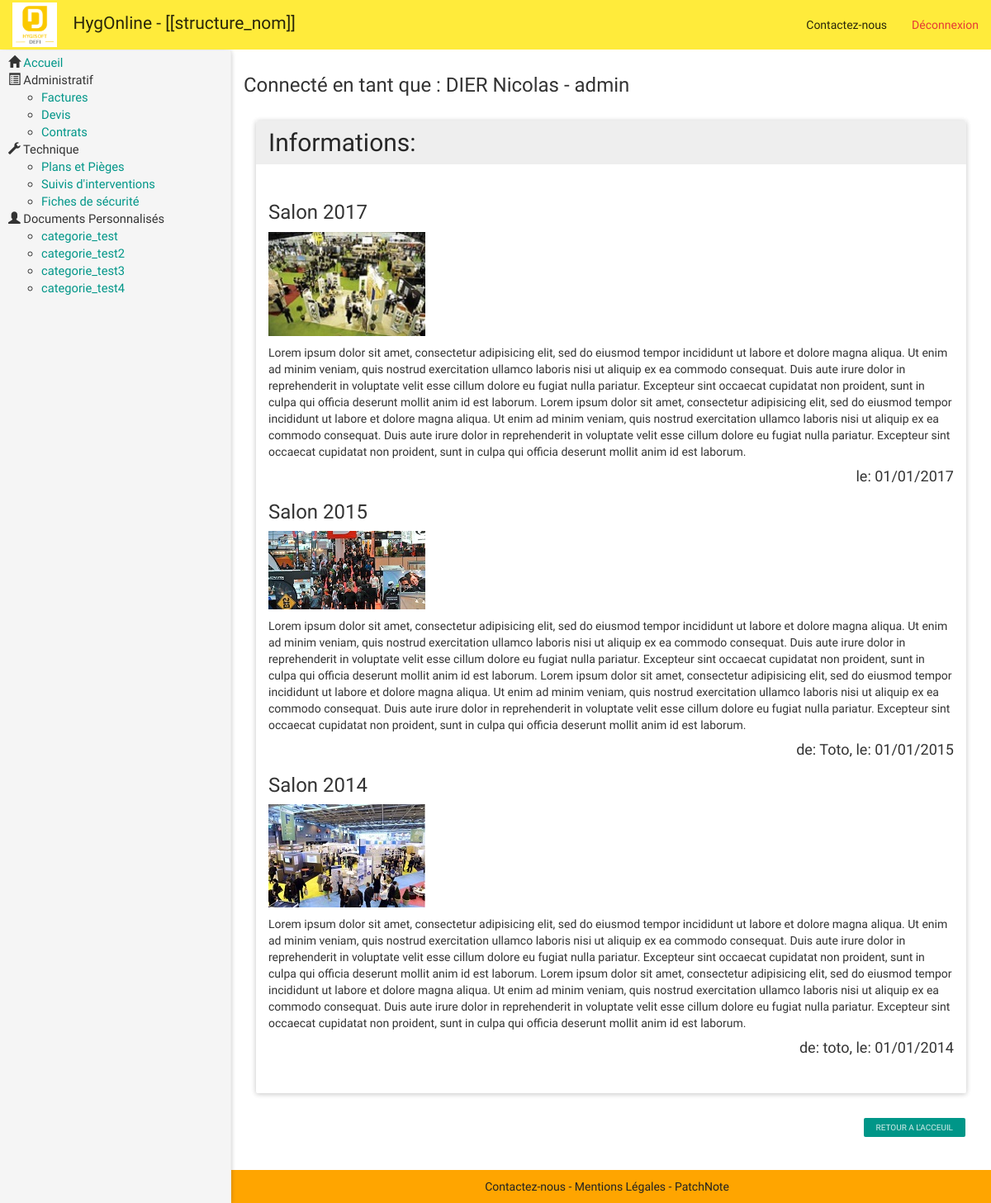
Screenshot of /hygonline_v2/public/index.php?page=info (signed in) with the database file from the repository.
### tables this page shows
CREATE TABLE `categories_perso` (
  `id_categ` int(11) NOT NULL,
  `libelle` varchar(100) NOT NULL,
  `html_header` text NOT NULL,
  `html_footer` text NOT NULL
);

CREATE TABLE `news` (
  `id_new` int(11) NOT NULL,
  `date_new` date NOT NULL,
  `titre` varchar(150) DEFAULT NULL,
  `texte` text,
  `auteur` varchar(100) DEFAULT NULL,
  `image` varchar(300) DEFAULT NULL,
  `est_affichee` int(11) NOT NULL
);

### hygonline_v2/src/requete_sql.php (called while the page is built, shortened)
<?php
	function get_db(){
		if(APPLICATION_ENV == 'production') {
			$db = new PDO('mysql:host=localhost;dbname=hyg_dev2', 'hyg_dev', 'XRcD3]+b438q_Dc');
		} else {
			$db = new PDO('mysql:host=localhost;dbname=hyg_dev2', 'root', '');
		}
		return $db;
}
function get_Categories_Perso(){
	$db = get_db();
	$sql = "SELECT * FROM categories_perso";
	$stmt = $db->prepare($sql);
	$stmt->execute();
	$data = $stmt->fetchAll(PDO::FETCH_ASSOC);
	return $data;
}
function get_news($limit = null){
	$db = get_db();
	$sql = "SELECT titre, date_new, texte, auteur, image, est_affichee,
			DATE_FORMAT(`date_new`, '%d/%m/%Y') AS `disp_date`
			FROM news
			WHERE est_affichee = 1
			ORDER BY date_new DESC";
	$stmt = $db->prepare($sql);
	$stmt->execute();
	$data = $stmt->fetchAll(PDO::FETCH_ASSOC);
	return $data;
}
?>

### hygonline_v2/src/full-news.php (the view, shortened to what this page needs)
<div class="col-md-12">
    <div class="panel panel-default" id="tab2">
        <h2 class="panel-heading">Informations:</h2>
        <div class="panel-body">
        <?php $full_new = get_news(); ?>
        <?php foreach ($full_new as $key => $value) :?>
             <h3><?php echo $value['titre']; ?></h3>
                        <img style="margin-bottom: 10px; margin-left: auto;" src="<?php echo $value['image']; ?>" >
                        <p> <?php echo $value['texte']; ?> </p>
                        <h4 class="Tright"><?php if($value['auteur']){echo "de: " . $value['auteur'] . ", ";} echo "le: " . $value['disp_date'];?></h4>
                    <?php endforeach; ?>
          <div class="clearfix">&nbsp;</div>
          </div>
    </div>
    <a href='index.php' class="btn btn-xs btn-primary Fright">Retour a l'acceuil</a>
    <div class="clearfix">&nbsp;</div>
    <div class="clearfix">&nbsp;</div>
</div>

### hygonline_v2/public/index.php (shortened to what this page needs)
<?php
	include(APPLICATION_PATH . '/requete_sql.php');
?>
<!DOCTYPE html>
<html>
<head>
<?php include(APPLICATION_PATH . '/block/head.php'); ?>
</head>
<body style="background-color: #fff !important;">
	<?php include(APPLICATION_PATH . '/block/navbar.php');?>
	<div id="wrapper" class="toggled">
		<?php include(APPLICATION_PATH .'/block/sidebar.php'); ?>
		<div id="page-content-wrapper">
			<div class="container-fluid xyz">
				<h3>Connecté en tant que : <?php echo $_SESSION['user']['nom'] . " - " . $_SESSION['user']['role']; ?></h3>
			<?php
				$page = '';
				if(isset($_GET['page'])) {
					$page = $_GET['page'];
				}
				switch($page){
					case 'info':
						include(APPLICATION_PATH . '/full-news.php');
						break;
				}
			?>
				</div>
			</div>
	</div>
		<footer style="position: fixed; left: 270px; bottom: 0px; right: 0; padding: 0px 0 !important; background-color: orange; text-align: center; color: #222;">
			<p style="margin-top: 10px;">
				<a href="./index.php?page=contact" style="color: #222;">Contactez-nous</a>
				 -
				<a href="./index.php?page=maintenance" style="color: #222;">Mentions Légales</a>
				-
				<a href="./index.php?page=maintenance" style="color: #222;">PatchNote</a>
			</p>
		</footer>
</body>
</html>

### hygonline_v2/src/block/head.php (shortened to what this page needs)
<link rel="stylesheet" href="https://maxcdn.bootstrapcdn.com/bootstrap/3.3.5/css/bootstrap.min.css">
<link rel="stylesheet" href="<?php echo ASSETS_URL; ?>/css/material.min.css">
<link rel="stylesheet" href="<?php echo ASSETS_URL; ?>/css/roboto.min.css">
<link rel="stylesheet" href="<?php echo ASSETS_URL; ?>/css/styles.css">
<link rel="stylesheet" href="<?php echo ASSETS_URL; ?>/plugins/tablesorter/themes/theme.bootstrap_3.css">

### hygonline_v2/src/block/navbar.php
<nav class="navbar navbar-material-yellow navbar-fixed-top">
	<div class="container-fluid">
    	<div class="navbar-brand">
	        <img class="navbar-brand-img" src="<?php echo ASSETS_URL; ?>/img/logo.png" style="background-color: white;">
	        <a id="menu-toggle" class="navbar-brand-text" href="#">
		        <span class="hidden-xs" style="font-size: 150%;">
		        	<?php $nom_entreprise = "[[structure_nom]]"; ?>
			         HygOnline - <?php echo $nom_entreprise; ?>
		        </span>
	        </a>
	    </div>
	    <div id="navbar" class="collapse navbar-collapse navbar-responsive-collapse">
		    <ul class="nav navbar-nav navbar-right">
		    	<li>
		    		<a href="index.php?page=contact">Contactez-nous</a>
		    	</li>
		    	<li>
		    		<a href="deconnexion.php" class="danger">Déconnexion</a>
		    	</li>
		    </ul>
		</div>
	</div>
</nav>

### hygonline_v2/src/block/sidebar.php
<div id="sidebar-wrapper">
	<ul style="font-size: 105%;" class="nav sidebar-nav">
		<li>
			<span class='glyphicon glyphicon-home'></span>
			<span><a href='index.php' class='title'>Accueil</a></span>
		</li>
		<?php if ($_SESSION['user']['role']== "admin" || $_SESSION['user']['role'] == "comptable"): ?>
			<li>
				<span class="glyphicon glyphicon-list-alt"></span>
				<span class="title">Administratif</span>
			</li>
			<ul>
				<li><a href='index.php?page=fichier&categ=facture'>Factures</a></li>
				<li><a href='index.php?page=fichier&categ=devis'>Devis</a></li>
				<li><a href='index.php?page=fichier&categ=contrat'>Contrats</a></li>
			</ul>
		<?php endif; ?>
		<?php if ($_SESSION['user']['role'] == "admin" || $_SESSION['user']['role'] == "technicien"): ?>
			<li>
				 <span class='glyphicon glyphicon-wrench'></span>
				 <span class='title'>Technique</span>
			 </li>
			<ul>
				<li><a href='index.php?page=fichier&categ=plan'>Plans et Pièges</a></li>
				<li><a href='index.php?page=fichier&categ=interv'>Suivis d'interventions</a></li>
				<li><a href='index.php?page=fichier&categ=fiche'>Fiches de sécurité</a></li>
			</ul>
		<?php endif; ?>
		<li>
			<span class='glyphicon glyphicon-user'></span>
			<span class='title'>Documents Personnalisés</span>
		</li>
		<ul>
			<?php $perso = get_Categories_Perso() ?>
			<?php foreach ($perso as $indice => $categorie) :?>
				<li><a href="index.php?page=perso&id=<?php echo $categorie['id_categ']; ?>"> <?php echo $categorie['libelle']; ?> </a></li>
			<?php endforeach; ?>
		</ul>
	</ul>
</div>

### hygonline_v2/public/assets/css/styles.css (style rules this page uses)
body { padding-top: 60px; }
.navbar-fixed-top { border: 0; }
#wrapper { padding-left: 0; -webkit-transition: all 0.5s ease; -moz-transition: all 0.5s ease; -o-transition: all 0.5s ease; transition: all 0.5s ease; overflow: hidden; }
#wrapper.toggled { padding-left:280px; overflow: auto; }
#sidebar-wrapper { position: fixed; top: 61px; bottom: 0; display: block; z-index: 1000; left: 300px; margin-left: -300px; width: 0px; overflow-y: auto; overflow-x: hidden; background-color: #f5f5f5; border-right: 1px solid #eee; -webkit-transition: all 0.4s ease; -moz-transition: all 0.4s ease; -o-transition: all 0.4s ease; transition: all 0.4s ease; box-shadow: 0 1px 6px 0 rgba(0,0,0,.12),0 1px 6px 0 rgba(0,0,0,.12); }
#wrapper.toggled #sidebar-wrapper { width: 280px; padding: 5px 20px 20px 30px; }
#page-content-wrapper { position: relative; padding: 10px 0; width: 100%; }
.xyz { min-width: 360px; }
#wrapper h3 { min-width: 200px; }
.sidebar-nav { width:300px; margin-right: -21px; margin-bottom: 20px; margin-left: -20px; }
.sidebar-nav:last-child { margin-bottom: 0px; }
.navbar-brand { padding: 3px 15px; }
.navbar-brand .navbar-brand-img { max-width: 54px; display: inline-block; }
.navbar-brand .navbar-brand-text { margin-left: 15px; display: inline-block; color: inherit; text-decoration: none; font-size: 14px }
.danger { color: #e53935 !important; }
.Tright { text-align: right; }
.Fright { float: right; }

### rows the page displays
categories_perso: libelle "categorie_test"
categories_perso: libelle "categorie_test2"
categories_perso: libelle "categorie_test3"
categories_perso: libelle "categorie_test4"
news: titre "Salon 2017", image (picture), texte "Lorem ipsum dolor sit amet, consectetur adipisicing elit, sed do eiusmod tempor incididunt ut labore et dolore magna aliqua. Ut enim ad minim veniam, quis nostrud exercitation ullamco laboris nisi ut aliquip ex ea commodo consequat. Duis aute irure dolor in reprehenderit in voluptate velit esse cillum dolore eu fugiat nulla pariatur. Excepteur sint occaecat cupidatat non proident, sunt in culpa qui officia deserunt mollit anim id est laborum. Lorem ipsum dolor sit amet, consectetur adipisicing elit, sed do eiusmod tempor incididunt ut labore et dolore magna aliqua. Ut enim ad minim veniam, quis nostrud exercitation ullamco laboris nisi ut aliquip ex ea commodo consequat. Duis aute irure…", disp_date "01/01/2017"
news: titre "Salon 2015", image (picture), texte "Lorem ipsum dolor sit amet, consectetur adipisicing elit, sed do eiusmod tempor incididunt ut labore et dolore magna aliqua. Ut enim ad minim veniam, quis nostrud exercitation ullamco laboris nisi ut aliquip ex ea commodo consequat. Duis aute irure dolor in reprehenderit in voluptate velit esse cillum dolore eu fugiat nulla pariatur. Excepteur sint occaecat cupidatat non proident, sunt in culpa qui officia deserunt mollit anim id est laborum. Lorem ipsum dolor sit amet, consectetur adipisicing elit, sed do eiusmod tempor incididunt ut labore et dolore magna aliqua. Ut enim ad minim veniam, quis nostrud exercitation ullamco laboris nisi ut aliquip ex ea commodo consequat. Duis aute irure…", auteur "Toto", disp_date "01/01/2015"
news: titre "Salon 2014", image (picture), texte "Lorem ipsum dolor sit amet, consectetur adipisicing elit, sed do eiusmod tempor incididunt ut labore et dolore magna aliqua. Ut enim ad minim veniam, quis nostrud exercitation ullamco laboris nisi ut aliquip ex ea commodo consequat. Duis aute irure dolor in reprehenderit in voluptate velit esse cillum dolore eu fugiat nulla pariatur. Excepteur sint occaecat cupidatat non proident, sunt in culpa qui officia deserunt mollit anim id est laborum. Lorem ipsum dolor sit amet, consectetur adipisicing elit, sed do eiusmod tempor incididunt ut labore et dolore magna aliqua. Ut enim ad minim veniam, quis nostrud exercitation ullamco laboris nisi ut aliquip ex ea commodo consequat. Duis aute irure…", auteur "toto", disp_date "01/01/2014"

### other values shown
$nom_entreprise "[[structure_nom]]"
$_SESSION['user']['nom'] "DIER Nicolas"
$_SESSION['user']['role'] "admin"
